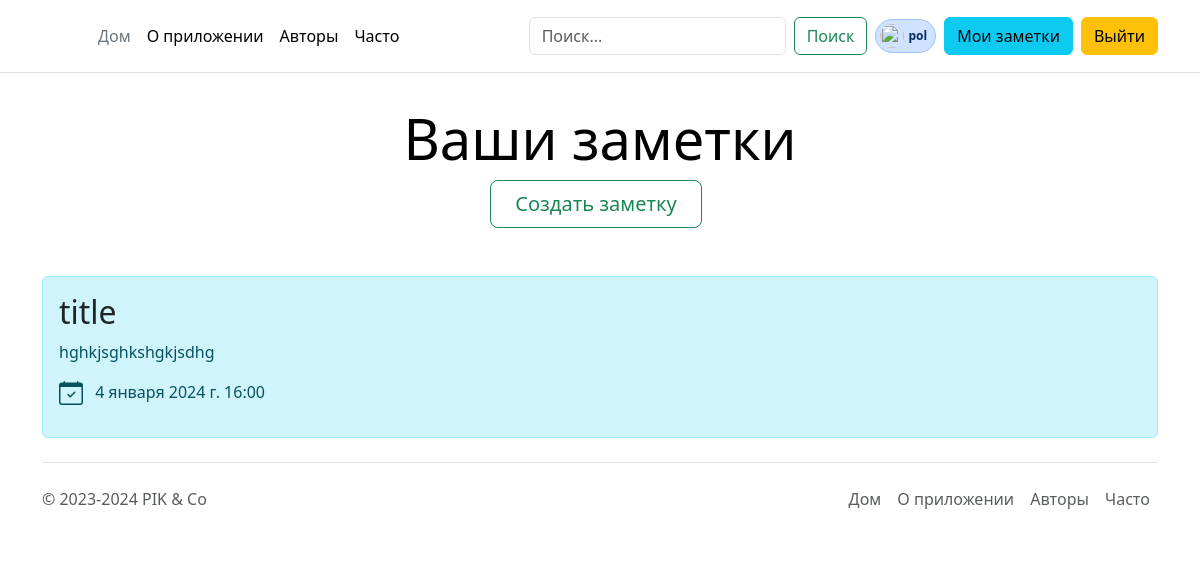
The page /note/u0u0u0/u_notes (signed in) on the database as committed earlier.
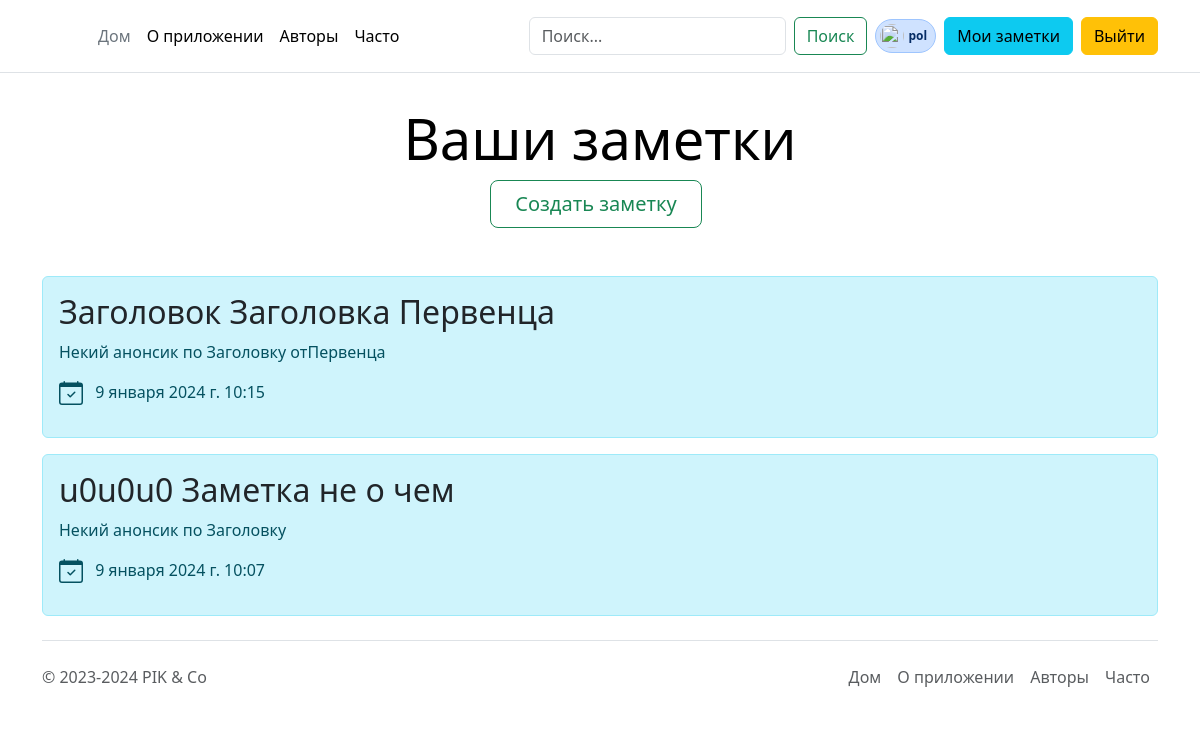
The same page on the database as committed later.
### user/models.py (models this page shows)
class User(AbstractUser):
    phone = models.CharField(max_length=11, null=True, blank=True)
    country = models.CharField(max_length=20, null=True, blank=True)
    class Meta:
        db_table = "users"

### notes/models.py (models this page shows, shortened)
class Note(models.Model):
    uuid = models.UUIDField(primary_key=True, default=uuid.uuid4, editable=False)
    title = models.CharField(max_length=255)
    anons = models.CharField(max_length=255)
    content = models.TextField()
    created_at = models.DateTimeField(auto_now_add=True)
    mod_time = models.DateTimeField(null=True, blank=True)
    image = models.ImageField(upload_to=upload_to, null=True, blank=True, verbose_name="Превью")
    user = models.ForeignKey(get_user_model(), on_delete=models.CASCADE)
    objects = models.Manager()  # Он подключается к базе.
    class Meta:
        ordering = ['-created_at']  # Дефис это означает DESC сортировку (обратную).
        indexes = [
            models.Index(fields=("created_at",), name="created_at_index"),
        ]

### notes/views.py (the view)
# urls.py: path("<username>/u_notes", views.your_notes_view, name="your_notes"),
@login_required()
def your_notes_view(request: WSGIRequest, username):
    user = User.objects.get(username=username)
    user_notes = Note.objects.filter(user=user)
    return render(request, 'note/your_notes.html', {"notes": user_notes, "username": username})

### notes/templates/note/your_notes.html (shortened to what this page needs)
{% extends 'base.html' %}
{% block content %}
  <div class='container'>
    <div class="pricing-header p-3 pb-md-4 mx-auto text-center">
      <h1 class="display-4 fw-normal text-body-emphasis">Ваши заметки</h1>
      <div class="pricing-header pb-md-4 mx-auto text-center">
        <a href="{% url 'create' %}" class="btn btn-outline-success btn-lg px-4 me-md-2">Создать заметку</a>
      </div>
    </div>
    {% if notes|length > 0 %}
      {% for note in notes %}
        <div class="alert alert-info">
          <h2>
            <a class="text-dark text-decoration-none" href="{% url 'note' note.uuid %}">{{ note.title }}</a>
          </h2>
          <p>{{ note.anons }}</p>
          <p class="card-text my-3">
            {{ note.created_at }}
          </p>
        </div>
      {% endfor %}
    {% else %}
      <p>У Вас пока нет заметок. Разместите первую.</p>
    {% endif %}
  </div>
{% endblock %}

### templates/base.html (shortened to what this page needs)
<!doctype html>
<html lang="ru">
<head>
    <link rel="stylesheet" href="https://cdn.jsdelivr.net/npm/bootstrap@5.3.2/dist/css/bootstrap.min.css">
</head>
<body>
    <div>
        {% include 'menu.html' %}
    </div>
    <div>
        {% block content %}{% endblock %}
    </div>
  <div class="container">
    <footer class="d-flex flex-wrap justify-content-between align-items-center py-3 my-4 border-top">
      <p class="col-md-4 mb-0 text-body-secondary">© 2023-2024 PIK & Co</p>
      <a href="/" class="col-md-4 d-flex align-items-center justify-content-center mb-3 mb-md-0 me-md-auto link-body-emphasis text-decoration-none">
        <svg class="bi me-2" width="40" height="32"><use xlink:href="#bootstrap"></use></svg>
      </a>
      <ul class="nav col-md-4 justify-content-end">
        <li class="nav-item"><a href="{% url 'home' %}" class="nav-link px-2 text-body-secondary">Дом</a></li>
        <li class="nav-item"><a href="{% url 'about' %}" class="nav-link px-2 text-body-secondary">О приложении</a></li>
        <li class="nav-item"><a href="{% url 'all_users' %}" class="nav-link px-2 text-body-secondary">Авторы</a></li>
        <li class="nav-item"><a href="#" class="nav-link px-2 text-body-secondary">Часто</a></li>
      </ul>
    </footer>
  </div>
</body>
</html>

### templates/menu.html (shortened to what this page needs)
{% if user.is_authenticated %}
  <header class="p-3 mb-3 border-bottom">
    <div class="container">
      <div class="d-flex flex-wrap align-items-center justify-content-center justify-content-lg-start">
        <a href="/" class="d-flex align-items-center mb-2 mb-lg-0 link-body-emphasis text-decoration-none">
          <svg class="bi me-2" width="40" height="32" role="img" aria-label="Бутстрап"><use xlink:href="#bootstrap"></use></svg>
        </a>
        <ul class="nav col-12 col-lg-auto me-lg-auto mb-2 justify-content-center mb-md-0">
          <li><a href="{% url 'home' %}" class="nav-link px-2 link-secondary">Дом</a></li>
          <li><a href="{% url 'about' %}" class="nav-link px-2 link-body-emphasis">О приложении</a></li>
          <li><a href="{% url 'all_users' %}" class="nav-link px-2 link-body-emphasis">Авторы</a></li>
          <li><a href="#" class="nav-link px-2 link-body-emphasis">Часто</a></li>
        </ul>
        <form class="d-flex" role="search" action="{% url 'filter-notes' %}">
          <input name="search" value="{{ search_value_form }}"
                 class="form-control me-2" type="search" placeholder="Поиск..." aria-label="Поиск">
          <button class="btn btn-outline-success me-2" type="submit">Поиск</button>
        </form>
        <div class="d-flex gap-2 justify-content-center me-2">
          <span class="badge d-flex align-items-center p-1 pe-2 text-primary-emphasis bg-primary-subtle border border-primary-subtle rounded-pill">
            <img class="rounded-circle me-1" width="24" height="24" src="https://github.com/mdo.png" alt="">{{ user }}
          </span>
        </div>
        <div class="text-end">
          <a class="btn btn-info me-2" href="{% url 'your_notes' user %}" role="button">Мои заметки</a>
        </div>
        <form action="{% url 'logout' %}" method="post">
          <button class="btn btn-warning" type="submit">Выйти</button>
        </form>
      </div>
    </div>
  </header>
{% endif %}

Rows that differ between the two databases and show on the page:
removed Note: title "title", anons "hghkjsghkshgkjsdhg", created_at "4 января 2024 г. 16:00"
added Note: title "Заголовок Заголовка Первенца", anons "Некий анонсик по Заголовку отПервенца", created_at "9 января 2024 г. 10:15"
added Note: title "u0u0u0 Заметка не о чем", anons "Некий анонсик по Заголовку", created_at "9 января 2024 г. 10:07"
